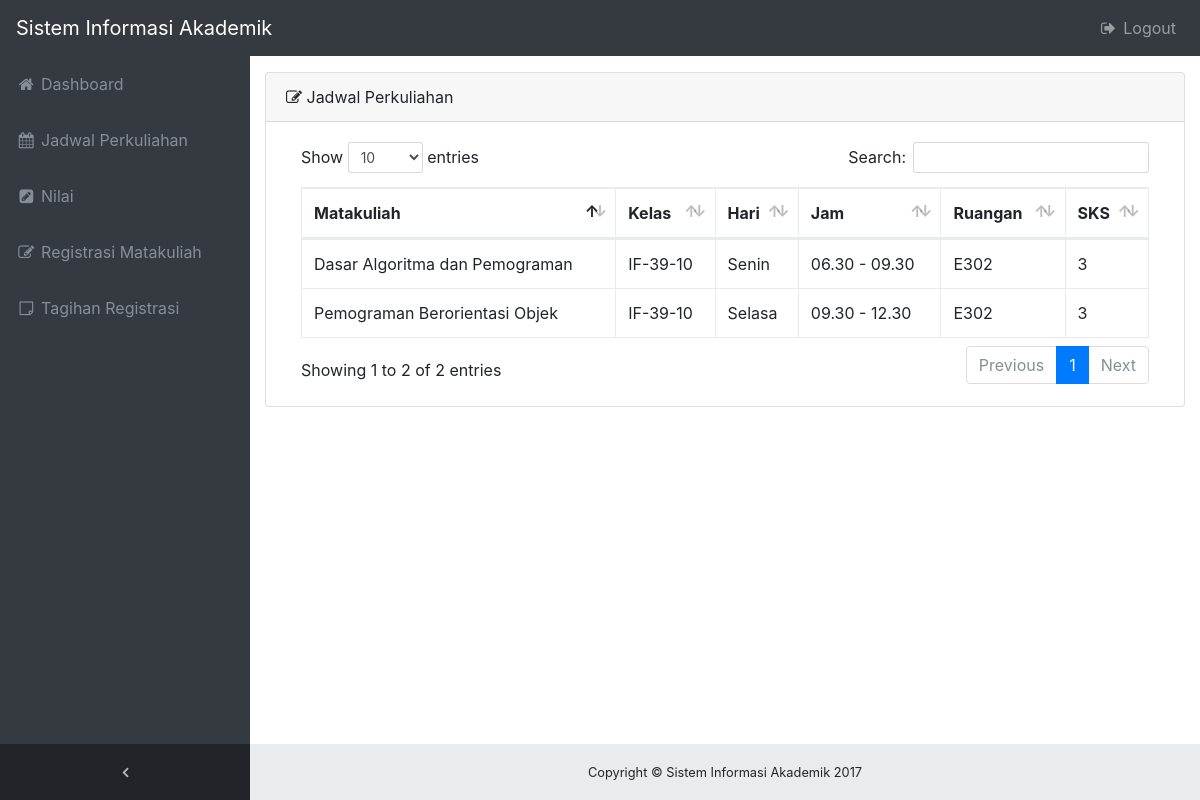
The app's page /mahasiswa/jadwal/index.php (signed in) with its own data.
### tables this page shows
CREATE TABLE `jadwal` (
  `id_jadwal` int(11) NOT NULL,
  `kode_dosen` varchar(10) NOT NULL,
  `kode_matkul` varchar(20) NOT NULL,
  `kode_kelas` varchar(20) NOT NULL,
  `hari` varchar(20) NOT NULL,
  `jam` varchar(30) NOT NULL,
  `ruangan` varchar(40) NOT NULL,
  `semester` varchar(10) NOT NULL
);

CREATE TABLE `matkul` (
  `kode_matkul` varchar(10) NOT NULL,
  `nama_matkul` varchar(50) NOT NULL,
  `sks` int(2) NOT NULL,
  `fakultas` varchar(50) NOT NULL
);

### admin/function.php (called while the page is built, shortened)
<?php
    function getTahunAjaran($connect) {
        $sql = "SELECT * FROM config WHERE config = 'tahun_ajar'";
        $query = mysqli_query($connect, $sql);
        $tahun = mysqli_fetch_array($query);
        return $tahun['value'];
    }
?>

### mahasiswa/function.php (the view, shortened to what this page needs)
<?php
    function getJadwalMhs($connect) {
        include_once "../../admin/function.php";
        $nim = $_SESSION['nim'];
        $tahun_ajaran = getTahunAjaran($connect);
        $sql = "SELECT * FROM jadwal JOIN matkul USING (kode_matkul) JOIN reg_matkul_detail USING (id_jadwal) JOIN reg_matkul USING (id_reg_matkul) WHERE reg_matkul.semester='$tahun_ajaran' AND nim='$nim' AND status='ok'";
        $jadwalFix = mysqli_query($connect, $sql);
        if(mysqli_num_rows($jadwalFix) == 0){
        } else {
            foreach ($jadwalFix as $value) {
                echo "
                        <tr>
                            <td>".$value['nama_matkul']."</td>
                            <td>".$value['kode_kelas']."</td>
                            <td>".$value['hari']."</td>
                            <td>".$value['jam']."</td>
                            <td>".$value['ruangan']."</td>
                            <td>".$value['sks']."</td>
                        </tr>";
            }
        }
}
?>

### asset/css/sb-admin.css (style rules this page uses)
html { position: relative; min-height: 100%; }
body.sticky-footer { margin-bottom: 56px; }
body.fixed-nav { padding-top: 56px; }

### records on screen
jadwal: kode_matkul.nama_matkul "Dasar Algoritma dan Pemograman", kode_kelas "IF-39-10", hari "Senin", jam "06.30 - 09.30", ruangan "E302", kode_matkul.sks "3"
jadwal: kode_matkul.nama_matkul "Pemograman Berorientasi Objek", kode_kelas "IF-39-10", hari "Selasa", jam "09.30 - 12.30", ruangan "E302", kode_matkul.sks "3"
